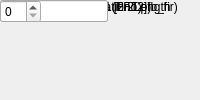
<?xml version="1.0" encoding="UTF-8"?>
<ui version="4.0">
 <class>MainWindow</class>
 <widget class="QMainWindow" name="MainWindow">
  <property name="windowTitle"><string>Sync Generator</string></property>
  <widget class="QWidget" name="centralwidget">
   <!-- NOTE: this is a simplified structural mirror of the generated
        <module>_ui.py, not a full round-trip Designer file. Regenerate
        both from the same spec if you need to edit layout by hand. -->
       <widget class="QLabel" name="label_name">
     <property name="text"><string>Block name</string></property>
    </widget>
       <widget class="QLineEdit" name="name">
     <property name="toolTip"><string>A name you choose for this block instance, e.g. to note what it's used for in this design. Shown below the block on the diagram.</string></property>
    </widget>
       <widget class="QLabel" name="label_sim_acc_len">
     <property name="text"><string>Simulation Accumulation Length</string></property>
    </widget>
       <widget class="QSpinBox" name="sim_acc_len"/>
       <widget class="QLabel" name="label_fft_size">
     <property name="text"><string>FFT Size</string></property>
    </widget>
       <widget class="QSpinBox" name="fft_size"/>
       <widget class="QLabel" name="label_fft_simult_inputs">
     <property name="text"><string>Simultaneous Inputs (FFT)</string></property>
    </widget>
       <widget class="QSpinBox" name="fft_simult_inputs"/>
       <widget class="QLabel" name="label_pfb_fir_taps">
     <property name="text"><string>Taps in pfb_fir (use 1 if no pfb_fir)</string></property>
    </widget>
       <widget class="QSpinBox" name="pfb_fir_taps"/>
       <widget class="QLabel" name="label_reorder_vec">
     <property name="text"><string>Reorder Orders (e.g. [2 2 2])</string></property>
    </widget>
       <widget class="QLineEdit" name="reorder_vec"/>
       <widget class="QLabel" name="label_scale">
     <property name="text"><string>Scale</string></property>
    </widget>
       <widget class="QSpinBox" name="scale"/>
  </widget>
 </widget>
 <resources/>
 <connections/>
</ui>
